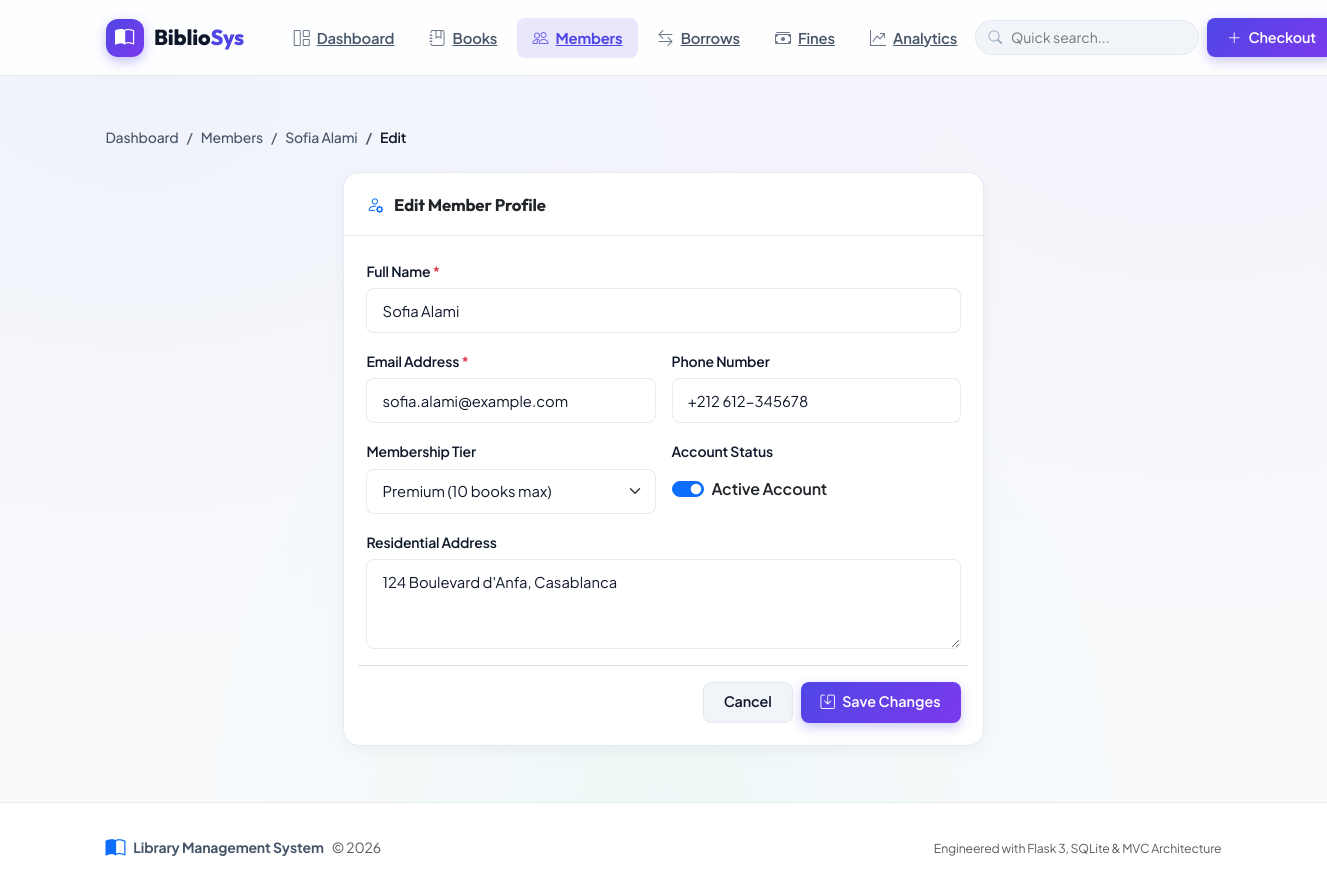
The page /members/1/edit on the database its author committed.
### app/models.py (models this page shows, shortened)
class Member(db.Model):
    __tablename__ = 'members'
    id = db.Column(db.Integer, primary_key=True)
    name = db.Column(db.String(100), nullable=False, index=True)
    email = db.Column(db.String(120), unique=True, nullable=False, index=True)
    phone = db.Column(db.String(20), nullable=True)
    address = db.Column(db.Text, nullable=True)
    registration_date = db.Column(db.DateTime, default=datetime.utcnow)
    membership_type = db.Column(db.String(20), default='standard')  # standard, premium
    is_active = db.Column(db.Boolean, default=True)
    created_at = db.Column(db.DateTime, default=datetime.utcnow)
    updated_at = db.Column(db.DateTime, default=datetime.utcnow, onupdate=datetime.utcnow)
    borrows = db.relationship('Borrow', backref='member', lazy='dynamic', cascade='all, delete-orphan')

### app/routes.py (the view, shortened to what this page needs)
@main_bp.route('/members/<int:id>/edit', methods=['GET', 'POST'])
def members_edit(id):
    member = Member.query.get_or_404(id)
    return render_template('members/edit.html', member=member)

### app/__init__.py (called while the page is built)
def create_app(config_name=None):
    app = Flask(__name__)
    if config_name is None:
        config_name = os.environ.get('FLASK_ENV', 'development')
    from config import config
    app.config.from_object(config.get(config_name, config['development']))
    db.init_app(app)
    @app.context_processor
    def inject_globals():
        return {
            'now': datetime.now(),
            'app_name': app.config.get('APP_NAME', 'Library Management System')
        }
    upload_folder = app.config.get('UPLOAD_FOLDER')
    if upload_folder and not os.path.exists(upload_folder):
        os.makedirs(upload_folder)
    with app.app_context():
        from app import routes
        app.register_blueprint(routes.main_bp)
        db.create_all()
    register_template_filters(app)
    register_error_handlers(app)
    return app

### app/templates/members/edit.html (shortened to what this page needs)
{% extends "base.html" %}
{% block content %}
<div class="breadcrumb-wrapper">
    <ol class="breadcrumb">
        <li class="breadcrumb-item"><a href="{{ url_for('main.index') }}">Dashboard</a></li>
        <li class="breadcrumb-item"><a href="{{ url_for('main.members_list') }}">Members</a></li>
        <li class="breadcrumb-item"><a href="{{ url_for('main.members_detail', id=member.id) }}">{{ member.name }}</a></li>
        <li class="breadcrumb-item active">Edit</li>
    </ol>
</div>
<div class="row justify-content-center">
    <div class="col-lg-7">
        <div class="card">
            <div class="card-header">
                <span><i class="bi bi-person-gear text-primary me-2"></i> Edit Member Profile</span>
            </div>
            <div class="card-body">
                <form method="POST" action="{{ url_for('main.members_edit', id=member.id) }}">
                    <div class="row g-3">
                        <div class="col-md-12">
                            <label class="form-label">Full Name <span class="text-danger">*</span></label>
                            <input type="text" class="form-control" name="name" value="{{ member.name }}" required>
                        </div>
                        <div class="col-md-6">
                            <label class="form-label">Email Address <span class="text-danger">*</span></label>
                            <input type="email" class="form-control" name="email" value="{{ member.email }}" required>
                        </div>
                        <div class="col-md-6">
                            <label class="form-label">Phone Number</label>
                            <input type="tel" class="form-control" name="phone" value="{{ member.phone or '' }}">
                        </div>
                        <div class="col-md-6">
                            <label class="form-label">Membership Tier</label>
                            <select class="form-select" name="membership_type">
                                <option value="premium" {% if member.membership_type == 'premium' %}selected{% endif %}>Premium (10 books max)</option>
                            </select>
                        </div>
                        <div class="col-md-6">
                            <label class="form-label">Account Status</label>
                            <div class="form-check form-switch mt-2">
                                <input class="form-check-input" type="checkbox" id="isActiveSwitch" name="is_active" {% if member.is_active %}checked{% endif %}>
                                <label class="form-check-label fw-semibold" for="isActiveSwitch">Active Account</label>
                            </div>
                        </div>
                        <div class="col-md-12">
                            <label class="form-label">Residential Address</label>
                            <textarea class="form-control" name="address" rows="3">{{ member.address or '' }}</textarea>
                        </div>
                        <div class="col-12 d-flex justify-content-end gap-2 pt-3 border-top">
                            <a href="{{ url_for('main.members_detail', id=member.id) }}" class="btn btn-secondary">Cancel</a>
                            <button type="submit" class="btn btn-primary">
                                <i class="bi bi-save"></i> Save Changes
                            </button>
                        </div>
                    </div>
                </form>
            </div>
        </div>
    </div>
</div>
{% endblock %}

### app/static/css/style.css (style rules this page uses)
:root { --primary: #4f46e5; --primary-light: #6366f1; --primary-dark: #3730a3; --primary-gradient: linear-gradient(135deg, #4f46e5 0%, #7c3aed 100%); --primary-gradient-subtle: linear-gradient(135deg, rgba(79, 70, 229, 0.08) 0%, rgba(124, 58, 237, 0.08) 100%); --accent-indigo: #4f46e5; --accent-violet: #8b5cf6; --accent-emerald: #10b981; --accent-amber: #f59e0b; --accent-rose: #f43f5e; --accent-cyan: #06b6d4; --bg-canvas: #f8fafc; --bg-mesh: radial-gradient(at 10% 10%, rgba(99, 102, 241, 0.05) 0px, transparent 50%), radial-gradient(at 90% 0%, rgba(139, 92, 246, 0.05) 0px, transparent 50%), radial-gradient(at 50% 90%, rgba(16, 185, 129, 0.04) 0px, transparent 50%); --bg-surface: #ffffff; --bg-surface-elevated: #f1f5f9; --bg-surface-translucent: rgba(255, 255, 255, 0.85); --border-color: rgba(226, 232, 240, 0.85); --border-color-focus: #818cf8; --text-primary: #0f172a; --text-secondary: #475569; --text-muted: #94a3b8; --text-on-accent: #ffffff; --card-shadow: 0 4px 20px -2px rgba(15, 23, 42, 0.05), 0 2px 6px -1px rgba(15, 23, 42, 0.02); --card-shadow-hover: 0 16px 32px -4px rgba(79, 70, 229, 0.12), 0 6px 12px -2px rgba(15, 23, 42, 0.04); --radius-sm: 8px; --radius-md: 12px; --radius-lg: 16px; --radius-xl: 20px; --radius-full: 9999px; }
body { font-family: 'Plus Jakarta Sans', system-ui, -apple-system, sans-serif; background-color: var(--bg-canvas); background-image: var(--bg-mesh); background-attachment: fixed; color: var(--text-primary); min-height: 100vh; display: flex; flex-direction: column; letter-spacing: -0.01em; -webkit-font-smoothing: antialiased; }
.card { background-color: var(--bg-surface); border: 1px solid var(--border-color); border-radius: var(--radius-lg); box-shadow: var(--card-shadow); transition: transform 0.25s cubic-bezier(0.16, 1, 0.3, 1), box-shadow 0.25s cubic-bezier(0.16, 1, 0.3, 1), border-color 0.2s ease; overflow: hidden; }
.card-header { background-color: transparent; border-bottom: 1px solid var(--border-color); padding: 1.15rem 1.4rem; font-family: 'Outfit', sans-serif; font-weight: 700; font-size: 1.05rem; display: flex; align-items: center; justify-content: space-between; gap: 0.5rem; }
.card-body { padding: 1.4rem; }
.btn { font-family: 'Plus Jakarta Sans', sans-serif; font-weight: 600; font-size: 0.9rem; padding: 0.55rem 1.25rem; border-radius: var(--radius-sm); display: inline-flex; align-items: center; justify-content: center; gap: 0.45rem; transition: all 0.2s cubic-bezier(0.16, 1, 0.3, 1); }
.btn-primary { background: var(--primary-gradient); border: none; color: white; box-shadow: 0 4px 12px rgba(79, 70, 229, 0.3); }
.btn-secondary { background: var(--bg-surface-elevated); border: 1px solid var(--border-color); color: var(--text-primary); }
.form-label { font-weight: 600; font-size: 0.875rem; color: var(--text-primary); margin-bottom: 0.4rem; }
.form-control, .form-select { background-color: var(--bg-surface); border: 1px solid var(--border-color); border-radius: var(--radius-sm); color: var(--text-primary); padding: 0.65rem 0.95rem; font-size: 0.925rem; transition: all 0.2s ease; }
.breadcrumb-wrapper { margin-bottom: 1.5rem; }
.breadcrumb { margin-bottom: 0; font-size: 0.875rem; font-weight: 500; }
.breadcrumb-item a { color: var(--text-secondary); text-decoration: none; transition: color 0.15s ease; }
.breadcrumb-item.active { color: var(--text-primary); font-weight: 600; }

### rows shown on the page
Member: name "Sofia Alami", email "sofia.alami@example.com", phone "+212 612-345678", membership_type "Premium (10 books max)", is_active "☑", address "124 Boulevard d'Anfa, Casablanca"

### other values the page prints
{{ app_name }} "Library Management System"
